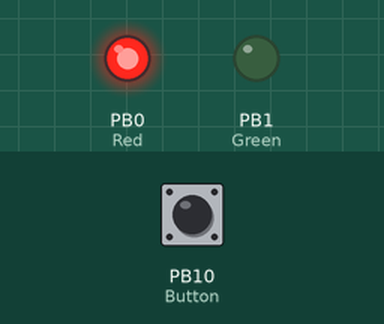
A sketch run on a simulated STM32 Blue Pill. On the bench: output pins drawn as LEDs (lit = HIGH). The test bench sets the inputs (shaded band); at power-on: PB10 (Button) HIGH.

Above: at 0.1 s.
Timing chart, 0 to 1.6 s (numbered marks = the images above):
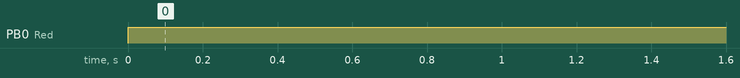

The sketch:

Button_control.ino
```cpp
// Roll-2103064
int Button=PB10;
int Red=PB0;
int Green=PB1;

void setup() {
  // put your setup code here, to run once:
  // pinMode(PC13, OUTPUT);
  pinMode(Green, OUTPUT);
  pinMode(Red, OUTPUT);
  pinMode(Button, INPUT);


}

void loop() {
  // put your main code here, to run repeatedly:
  if (digitalRead(Button)==LOW)
  {
    digitalWrite(Green, LOW);
    digitalWrite(Red,HIGH);
  }
  else
  {
    digitalWrite(Red, HIGH);
    digitalWrite(Green, LOW);
  }
}
```

Measured:
- by itself, PB0 (Red): LOW → HIGH at 0.00 s
